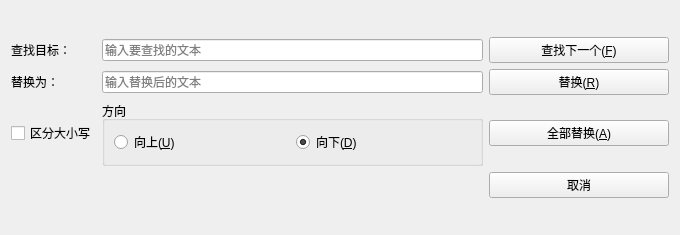
<?xml version="1.0" encoding="UTF-8"?>
<ui version="4.0">
 <class>ReplaceDialog</class>
 <widget class="QDialog" name="ReplaceDialog">
  <property name="geometry">
   <rect>
    <x>0</x>
    <y>0</y>
    <width>680</width>
    <height>235</height>
   </rect>
  </property>
  <property name="windowTitle">
   <string>替换</string>
  </property>
  <property name="modal">
   <bool>false</bool>
  </property>
  <layout class="QVBoxLayout" name="verticalLayout">
   <item>
    <layout class="QGridLayout" name="gridLayout">
     <item row="0" column="0">
      <widget class="QLabel" name="searchLabel">
       <property name="text">
        <string>查找目标：</string>
       </property>
      </widget>
     </item>
     <item row="0" column="1">
      <widget class="QLineEdit" name="searchLineEdit">
       <property name="placeholderText">
        <string>输入要查找的文本</string>
       </property>
      </widget>
     </item>
     <item row="0" column="2">
      <widget class="QPushButton" name="findNextButton">
       <property name="minimumSize">
        <size>
         <width>180</width>
         <height>0</height>
        </size>
       </property>
       <property name="text">
        <string>查找下一个(&amp;F)</string>
       </property>
      <property name="autoDefault">
       <bool>false</bool>
      </property>
      </widget>
     </item>
     <item row="1" column="0">
      <widget class="QLabel" name="replaceLabel">
       <property name="text">
        <string>替换为：</string>
       </property>
      </widget>
     </item>
     <item row="1" column="1">
      <widget class="QLineEdit" name="replaceLineEdit">
       <property name="placeholderText">
        <string>输入替换后的文本</string>
       </property>
      </widget>
     </item>
     <item row="1" column="2">
      <widget class="QPushButton" name="replaceButton">
       <property name="minimumSize">
        <size>
         <width>180</width>
         <height>0</height>
        </size>
       </property>
       <property name="text">
        <string>替换(&amp;R)</string>
       </property>
      <property name="autoDefault">
       <bool>false</bool>
      </property>
      </widget>
     </item>
     <item row="2" column="0">
      <widget class="QCheckBox" name="caseSensitiveCheckBox">
       <property name="text">
        <string>区分大小写</string>
       </property>
      </widget>
     </item>
     <item row="2" column="1">
      <widget class="QGroupBox" name="directionGroup">
       <property name="title">
        <string>方向</string>
       </property>
       <layout class="QHBoxLayout" name="horizontalLayout">
        <item>
         <widget class="QRadioButton" name="upRadioButton">
          <property name="text">
           <string>向上(&amp;U)</string>
          </property>
         </widget>
        </item>
        <item>
         <widget class="QRadioButton" name="downRadioButton">
          <property name="text">
           <string>向下(&amp;D)</string>
          </property>
          <property name="checked">
           <bool>true</bool>
          </property>
         </widget>
        </item>
       </layout>
      </widget>
     </item>
     <item row="2" column="2">
      <widget class="QPushButton" name="replaceAllButton">
       <property name="minimumSize">
        <size>
         <width>180</width>
         <height>0</height>
        </size>
       </property>
       <property name="text">
        <string>全部替换(&amp;A)</string>
       </property>
      <property name="autoDefault">
       <bool>false</bool>
      </property>
      </widget>
     </item>
     <item row="3" column="2">
      <widget class="QPushButton" name="cancelButton">
       <property name="minimumSize">
        <size>
         <width>90</width>
         <height>0</height>
        </size>
       </property>
       <property name="text">
        <string>取消</string>
       </property>
      <property name="autoDefault">
       <bool>false</bool>
      </property>
      </widget>
     </item>
    </layout>
   </item>
  </layout>
 </widget>
 <resources/>
 <connections/>
</ui>
